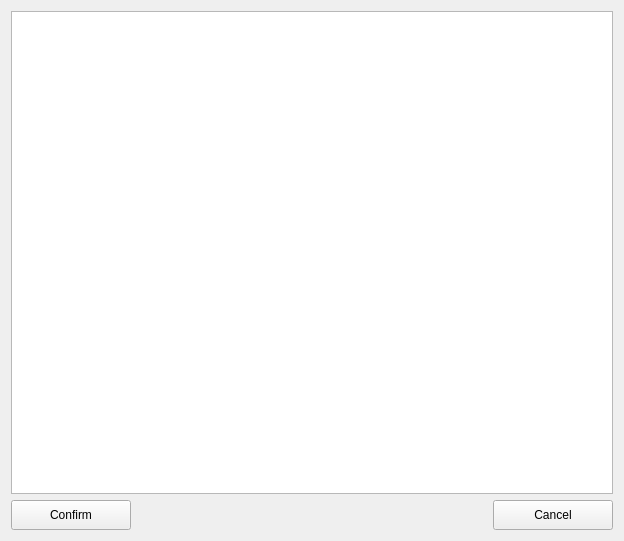
<?xml version="1.0" encoding="UTF-8"?>
<ui version="4.0">
 <class>CDlgAddMark</class>
 <widget class="QWidget" name="CDlgAddMark">
  <property name="geometry">
   <rect>
    <x>0</x>
    <y>0</y>
    <width>624</width>
    <height>541</height>
   </rect>
  </property>
  <property name="windowTitle">
   <string>Form</string>
  </property>
  <layout class="QGridLayout" name="gridLayout">
   <item row="0" column="0" colspan="3">
    <widget class="QTableWidget" name="tbwMark"/>
   </item>
   <item row="1" column="0">
    <widget class="QPushButton" name="btnOk">
     <property name="minimumSize">
      <size>
       <width>120</width>
       <height>30</height>
      </size>
     </property>
     <property name="text">
      <string>Confirm</string>
     </property>
    </widget>
   </item>
   <item row="1" column="1">
    <spacer name="horizontalSpacer">
     <property name="orientation">
      <enum>Qt::Horizontal</enum>
     </property>
     <property name="sizeHint" stdset="0">
      <size>
       <width>351</width>
       <height>20</height>
      </size>
     </property>
    </spacer>
   </item>
   <item row="1" column="2">
    <widget class="QPushButton" name="btnCencel">
     <property name="minimumSize">
      <size>
       <width>120</width>
       <height>30</height>
      </size>
     </property>
     <property name="text">
      <string>Cancel</string>
     </property>
    </widget>
   </item>
  </layout>
 </widget>
 <resources/>
 <connections/>
</ui>
